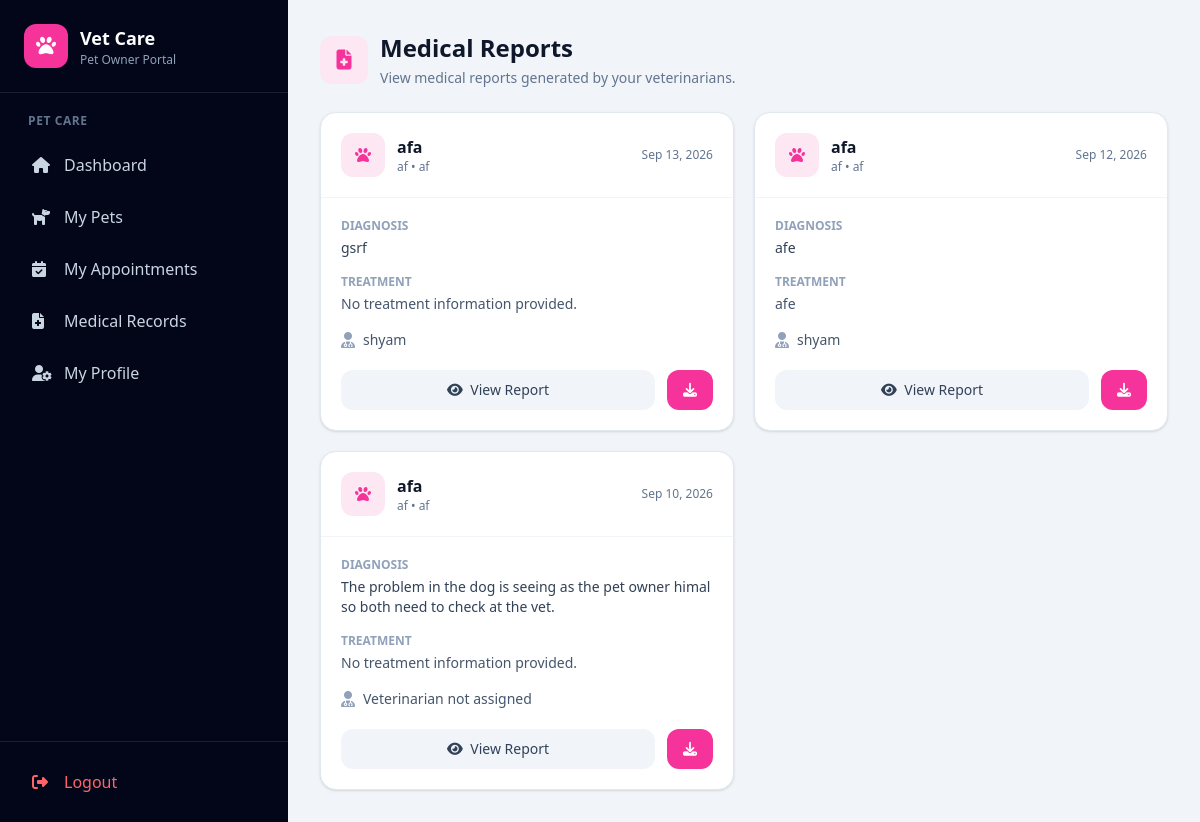
The page /medical/medical-records/ (signed in) on the database its author committed.
### medical/models.py (models this page shows, shortened)
class MedicalRecord(models.Model):
    animal = models.ForeignKey(
        Animal,
        on_delete=models.CASCADE,
        related_name="medical_records"
    )
    veterinarian = models.ForeignKey(
        VeterinarianProfile,
        on_delete=models.SET_NULL,
        null=True,
        related_name="medical_records"
    )
    appointment = models.ForeignKey(
        "appointment.Appointment",
        on_delete=models.SET_NULL,
        null=True,
        blank=True,
        related_name="medical_records"
    )
    diagnosis = models.TextField()
    symptoms = models.TextField(
        blank=True,
        null=True
    )
    treatment = models.TextField(
        blank=True,
        null=True
    )
    notes = models.TextField(
        blank=True,
        null=True
    )
    record_date = models.DateField()
    created_at = models.DateTimeField(
        auto_now_add=True
    )
    updated_at = models.DateTimeField(
        auto_now=True
    )
    class Meta:
        ordering = ["-record_date"]
        verbose_name = "Medical Record"
        verbose_name_plural = "Medical Records"

### animal/models.py (models this page shows, shortened)
class Animal(models.Model):
    owner = models.ForeignKey(
        User,
        on_delete=models.CASCADE,
        related_name="animals",
        null=True,
        blank=True
    )
    name = models.CharField(max_length=100)
    species = models.CharField(max_length=100)
    breed = models.CharField(
        max_length=100,
        blank=True,
        null=True
    )
    age = models.PositiveIntegerField(
        blank=True,
        null=True
    )
    created_at = models.DateTimeField(
        auto_now_add=True
    )

### account/models.py (models this page shows, shortened)
class VeterinarianProfile(models.Model):
    user = models.OneToOneField(
        User,
        on_delete=models.CASCADE,
        related_name="veterinarian_profile",
        limit_choices_to={"role": User.VETERINARIAN}
    )
    license_number = models.CharField(
        max_length=100,
        unique=True
    )
    specialization = models.CharField(
        max_length=150,
        blank=True,
        null=True
    )
    qualification = models.CharField(
        max_length=200,
        blank=True,
        null=True
    )
    experience_years = models.PositiveIntegerField(
        default=0
    )
    joined_date = models.DateField(
        blank=True,
        null=True
    )

class User(AbstractUser):
    ADMIN = "ADMIN"
    VETERINARIAN = "VETERINARIAN"
    PET_OWNER = "PET_OWNER"
    ROLE_CHOICES = [
        (ADMIN, "Admin"),
        (VETERINARIAN, "Veterinarian"),
        (PET_OWNER, "Pet Owner"),
    ]
    role = models.CharField(
        max_length=20,
        choices=ROLE_CHOICES,
        default=PET_OWNER
    )
    phone = models.CharField(
        max_length=15,
        blank=True,
        null=True
    )
    address = models.TextField(
        blank=True,
        null=True
    )
    created_at = models.DateTimeField(
        auto_now_add=True
    )
    updated_at = models.DateTimeField(
        auto_now=True
    )

### medical/views.py (the view)
@login_required
def owner_medical_records(request):
    if request.user.role != User.PET_OWNER:
        messages.error(
            request,
            "You are not authorized to view medical reports."
        )
        return redirect("dashboard")
    medical_records = (
        MedicalRecord.objects
        .filter(animal__owner=request.user)
        .select_related(
            "animal",
            "veterinarian",
            "appointment"
        )
        .prefetch_related("prescriptions")
        .order_by("-record_date", "-id")
    )
    return render(
        request,
        "medical/owner_medical_records.html",
        {
            "medical_records": medical_records
        }
    )

### medical/templates/medical/owner_medical_records.html (shortened to what this page needs)
{% extends "ownerbase.html" %}
{% block content %}
<div class="max-w-7xl mx-auto">
    <div class="flex flex-col sm:flex-row
                sm:items-center
                sm:justify-between
                gap-4 mb-6">
        <div>
            <div class="flex items-center gap-3">
                <div class="w-12 h-12
                            rounded-xl
                            bg-pink-100
                            text-pink-500
                            flex items-center justify-center">
                    <i class="fa-solid fa-file-medical text-xl"></i>
                </div>
                <div>
                    <h1 class="text-2xl font-bold text-slate-900">
                        Medical Reports
                    </h1>
                    <p class="text-sm text-slate-500 mt-1">
                        View medical reports generated by your veterinarians.
                    </p>
                </div>
            </div>
        </div>
    </div>
    {% if medical_records %}
        <div class="grid grid-cols-1 lg:grid-cols-2
                    xl:grid-cols-3 gap-5">
            {% for record in medical_records %}
                <div class="bg-white
                            rounded-2xl
                            border border-slate-200
                            shadow-sm
                            overflow-hidden">
                    <div class="p-5
                                border-b border-slate-100">
                        <div class="flex items-center
                                    justify-between gap-3">
                            <div class="flex items-center gap-3">
                                <div class="w-11 h-11
                                            rounded-xl
                                            bg-pink-100
                                            text-pink-500
                                            flex items-center justify-center">
                                    <i class="fa-solid fa-paw"></i>
                                </div>
                                <div>
                                    <h2 class="font-bold
                                               text-slate-900">
                                        {{ record.animal.name }}
                                    </h2>
                                    <p class="text-xs
                                              text-slate-500">
                                        {{ record.animal.species }}
                                        {% if record.animal.breed %}
                                            • {{ record.animal.breed }}
                                        {% endif %}
                                    </p>
                                </div>
                            </div>
                            <span class="text-xs
                                         text-slate-500
                                         whitespace-nowrap">
                                {{ record.record_date|date:"M d, Y" }}
                            </span>
                        </div>
                    </div>
                    <div class="p-5 space-y-4">
                        <div>
                            <p class="text-xs
                                      font-semibold
                                      uppercase
                                      text-slate-400">
                                Diagnosis
                            </p>
                            <p class="text-sm
                                      text-slate-700
                                      mt-1">
                                {{ record.diagnosis }}
                            </p>
                        </div>
                        <div>
                            <p class="text-xs
                                      font-semibold
                                      uppercase
                                      text-slate-400">
                                Treatment
                            </p>
                            <p class="text-sm
                                      text-slate-600
                                      mt-1
                                      line-clamp-2">
                                {{ record.treatment|default:"No treatment information provided." }}
                            </p>
                        </div>
                        <div class="flex items-center gap-2">
                            <i class="fa-solid fa-user-doctor
                                      text-slate-400"></i>
                            <span class="text-sm text-slate-600">
                                {% if record.veterinarian %}
                                    {{ record.veterinarian.user.get_full_name|default:record.veterinarian.user.username }}
                                {% else %}
                                    Veterinarian not assigned
                                {% endif %}
                            </span>
                        </div>
                    </div>
                    <div class="px-5 pb-5
                                flex gap-3">
                        <a
                            href="{% url 'owner-medical-detail' record.id %}"
                            class="flex-1
                                   text-center
                                   px-4 py-2.5
                                   rounded-xl
                                   bg-slate-100
                                   text-slate-700
                                   text-sm
                                   font-medium
                                   hover:bg-slate-200">
                            <i class="fa-solid fa-eye mr-1"></i>
                            View Report
                        </a>
                        <a
                            href="{% url 'download-medical-report' record.id %}"
                            class="px-4 py-2.5
                                   rounded-xl
                                   bg-pink-500
                                   text-white
                                   text-sm
                                   font-medium
                                   hover:bg-pink-600">
                            <i class="fa-solid fa-download"></i>
                        </a>
                    </div>
                </div>
            {% endfor %}
        </div>
    {% endif %}
</div>
{% endblock %}

### rows shown on the page
MedicalRecord: animal.name "afa", animal.species "af", animal.breed "af", record_date "Sep 13, 2026", diagnosis "gsrf", treatment "No treatment information provided.", veterinarian.user.get_full_name "shyam"
MedicalRecord: animal.name "afa", animal.species "af", animal.breed "af", record_date "Sep 12, 2026", diagnosis "afe", treatment "afe", veterinarian.user.get_full_name "shyam"
MedicalRecord: animal.name "afa", animal.species "af", animal.breed "af", record_date "Sep 10, 2026", diagnosis "The problem in the dog is seeing as the pet owner himal so both need to check at the vet.", treatment "No treatment information provided.", shows "Veterinarian not assigned"
